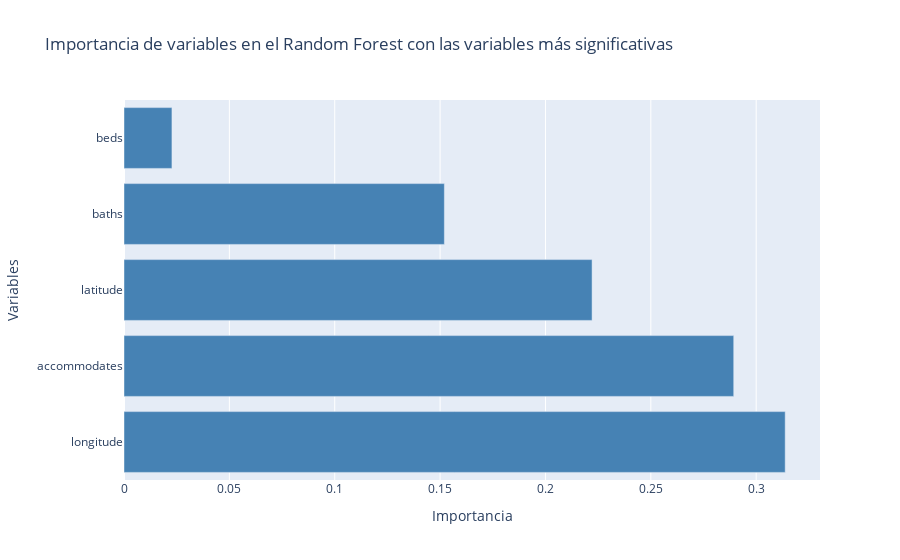

Notebook cell for this chart:
### Code cell
# visualizacion de la importancia mediante un grafico de barras
data = [
    go.Bar(
        y = importancia_predictores_f["predictor"],
        x = importancia_predictores_f["importancia"],
        marker_color = "steelblue",
        orientation='h',
        name = "Importancia de variables"
    )      
]

layout = go.Layout(title = "Importancia de variables en el Random Forest con las variables más significativas", xaxis_title = "Importancia", yaxis_title = "Variables")

fig = go.Figure(data = data, layout = layout)

fig.show()

### Figure 1 — Plotly figure (JSON) as saved in the notebook; plotly's stock layout.template omitted (floating-point values rounded to 4 significant figures)
{"data": [{"marker": {"color": "steelblue"}, "name": "Importancia de variables", "orientation": "h", "type": "bar", "x": [0.3138, 0.2893, 0.2221, 0.152, 0.02275], "y": ["longitude", "accommodates", "latitude", "baths", "beds"]}], "layout": {"title": {"text": "Importancia de variables en el Random Forest con las variables más significativas"}, "xaxis": {"title": {"text": "Importancia"}}, "yaxis": {"title": {"text": "Variables"}}}}
